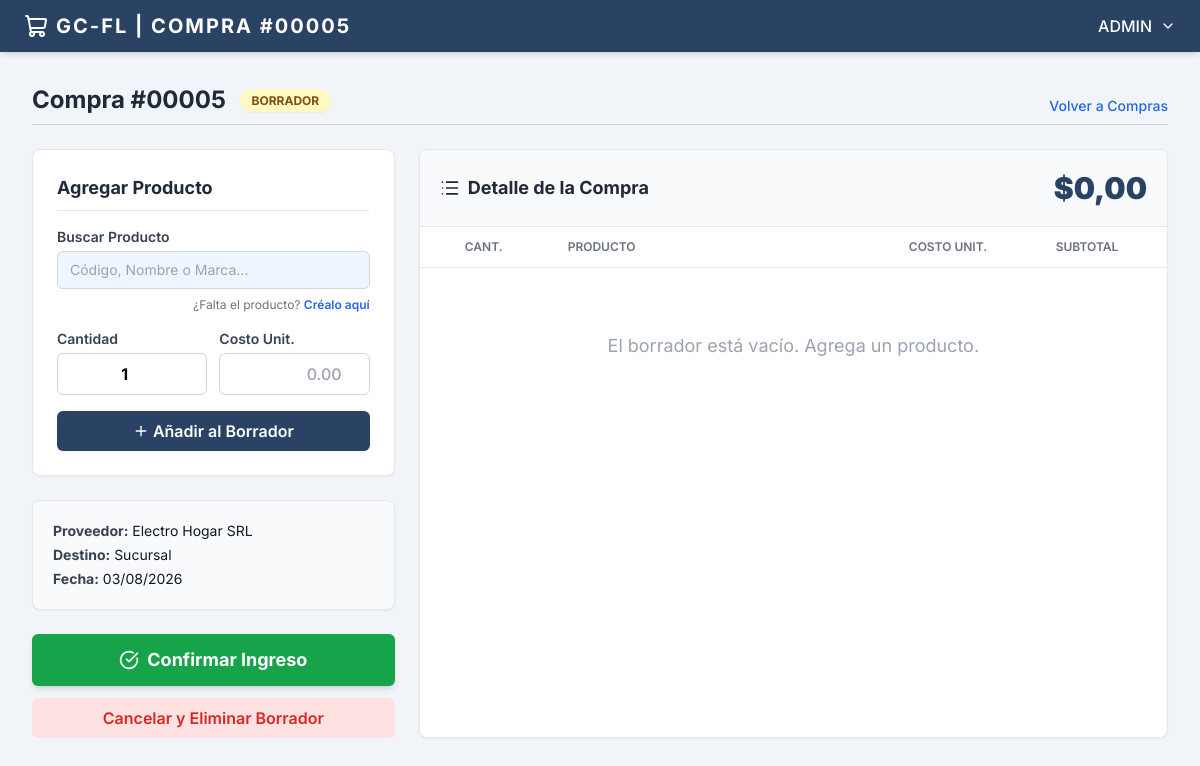
Before: /compras/detalle/5/ (signed in) with the older database file.
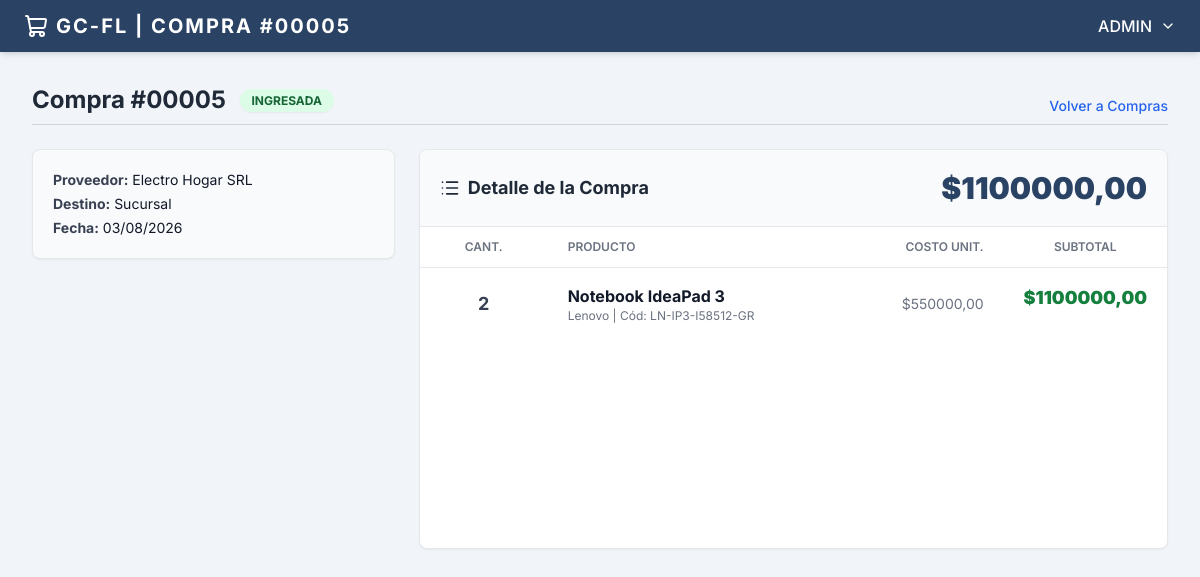
After: the same page with the newer database file.
### compras/models.py (models this page shows, shortened)
class Compra(models.Model):
    ESTADO_CHOICES = [
        ('PENDIENTE', 'Borrador (Sin ingresar)'),
        ('COMPLETADA', 'Completada (Stock Sumado)'),
    ]
    proveedor = models.ForeignKey(Proveedor, on_delete=models.PROTECT, related_name='compras')
    sucursal = models.ForeignKey(Sucursal, on_delete=models.PROTECT)
    usuario = models.ForeignKey(User, on_delete=models.SET_NULL, null=True, blank=True)
    fecha_compra = models.DateTimeField(auto_now_add=True)
    estado = models.CharField(max_length=20, choices=ESTADO_CHOICES, default='PENDIENTE')
    total = models.DecimalField(max_digits=12, decimal_places=2, default=0.00)
    observaciones = models.TextField(blank=True, null=True)
    class Meta:
        db_table = 'compras'
        verbose_name = 'Compra'
        verbose_name_plural = 'Compras'
        ordering = ['-fecha_compra']

class DetalleCompra(models.Model):
    compra = models.ForeignKey(Compra, on_delete=models.CASCADE, related_name='detalles')
    producto = models.ForeignKey(Producto, on_delete=models.PROTECT)
    cantidad = models.IntegerField(default=1)
    precio_costo = models.DecimalField(max_digits=12, decimal_places=2)
    subtotal = models.DecimalField(max_digits=12, decimal_places=2, default=0.00)
    class Meta:
        db_table = 'compras_detalles'

### proveedores/models.py (models this page shows, shortened)
class Proveedor(models.Model):
    TIPO_DOCUMENTO_CHOICES = [
        ('CUIT', 'CUIT'),
        ('CUIL', 'CUIL'),
        ('DNI', 'DNI'),
    ]
    nombre = models.CharField(max_length=100)
    apellido = models.CharField(max_length=100, blank=True, null=True)
    tipo_documento = models.CharField(max_length=20, choices=TIPO_DOCUMENTO_CHOICES, default='CUIT')
    numero_documento = models.CharField(max_length=50, unique=True)
    provincia = models.CharField(max_length=100)
    localidad = models.CharField(max_length=100)
    direccion = models.CharField(max_length=200)
    barrio = models.CharField(max_length=100, blank=True, null=True)
    codigo_postal = models.CharField(max_length=20)
    telefono = models.CharField(max_length=50, blank=True, null=True)
    email = models.EmailField(blank=True, null=True)
    rubro = models.CharField(max_length=100, blank=True, null=True, help_text="Ej: Informática, Limpieza, Mercadería")
    cbu_alias = models.CharField(max_length=100, blank=True, null=True)
    fecha_registro = models.DateTimeField(auto_now_add=True)
    class Meta:
        db_table = 'proveedores'
        verbose_name = 'Proveedor'
        verbose_name_plural = 'Proveedores'
        ordering = ['nombre', 'apellido']

### core/models.py (models this page shows, shortened)
class Sucursal(models.Model):
    nombre = models.CharField(max_length=100, help_text="Ej: Casa Central, Sucursal Norte")
    direccion = models.CharField(max_length=200, blank=True, null=True)
    telefono = models.CharField(max_length=50, blank=True, null=True)
    es_principal = models.BooleanField(default=False)
    class Meta:
        db_table = 'sucursales'
        verbose_name = 'Sucursal'
        verbose_name_plural = 'Sucursales'

### inventario/models.py (models this page shows, shortened)
class Producto(models.Model):
    codigo = models.CharField(max_length=50, unique=True)
    marca = models.CharField(max_length=100)
    nombre = models.CharField(max_length=150)
    categoria = models.CharField(max_length=100, blank=True, null=True)
    precio_costo = models.DecimalField(max_digits=12, decimal_places=2, default=0.00)
    precio_venta = models.DecimalField(max_digits=12, decimal_places=2, default=0.00)
    activo = models.BooleanField(default=True)
    class Meta:
        db_table = 'productos'
        verbose_name = 'Producto'
        verbose_name_plural = 'Productos'
        ordering = ['nombre', 'marca']

### compras/views.py (the view, shortened to what this page needs)
# urls.py: path('detalle/<int:pk>/', views.compra_detalle, name='compra_detalle'),
@login_required
def compra_detalle(request, pk):
    compra = get_object_or_404(Compra, pk=pk)
    max_permission = UserRole.objects.filter(user_id=request.user).aggregate(max_permission=models.Max('role__compras'))['max_permission'] or 0
    form = DetalleCompraForm()
    return render(request, 'compras/compra_detalle.html', {
        'compra': compra,
        'form': form,
        'max_permission': max_permission
    })

### compras/forms.py
class DetalleCompraForm(forms.ModelForm):
    class Meta:
        model = DetalleCompra
        fields = ['producto', 'cantidad', 'precio_costo']
        widgets = {
            'cantidad': forms.NumberInput(attrs={'min': '1', 'value': '1'}),
            'precio_costo': forms.NumberInput(attrs={'step': '0.01'}),
        }

### compras/templates/compras/compra_detalle.html (shortened to what the changed rows need)
{% extends 'core/base.html' %}
{% block nav_icon %}<i data-lucide="shopping-cart" class="w-6 h-6"></i>{% endblock %}
{% block nav_title %}| COMPRA #{{ compra.id|stringformat:"05d" }}{% endblock %}
{% block content %}
    <div class="mb-6 border-b border-gray-300 pb-2 flex justify-between items-end">
        <h1 class="text-2xl font-bold text-gray-800">
            Compra #{{ compra.id|stringformat:"05d" }}
            {% if compra.estado == 'PENDIENTE' %}
                <span class="ml-2 bg-yellow-100 text-yellow-800 text-xs font-bold px-3 py-1 rounded-full align-middle shadow-sm">BORRADOR</span>
            {% else %}
                <span class="ml-2 bg-green-100 text-green-800 text-xs font-bold px-3 py-1 rounded-full align-middle shadow-sm">INGRESADA</span>
            {% endif %}
        </h1>
        <a href="{% url 'compras:compras_list' %}" class="text-sm text-blue-600 hover:underline font-medium">Volver a Compras</a>
    </div>
    <div class="grid grid-cols-1 lg:grid-cols-3 gap-6">
        <div class="lg:col-span-1 space-y-6">
            {% if compra.estado == 'PENDIENTE' %}
            <div class="bg-white rounded-lg shadow-sm border border-gray-200 p-6">
                <h3 class="text-lg font-bold text-gray-800 border-b border-gray-200 pb-2 mb-4">Agregar Producto</h3>
                <form method="POST" class="space-y-4 relative">
                    <div class="relative">
                        <label class="block text-sm font-semibold text-gray-700 mb-1">Buscar Producto</label>
                        <input type="text" id="buscador-producto" placeholder="Código, Nombre o Marca..." class="w-full border border-gray-300 rounded-md py-2 px-3 text-sm focus:outline-none focus:border-[#2a4365] bg-blue-50" autocomplete="off" required>
                        <p class="text-xs text-gray-500 mt-2 text-right">
                            ¿Falta el producto?
                            <a href="{% url 'compras:producto_rapido_desde_compra' compra.pk %}" class="text-blue-600 font-semibold hover:underline">Créalo aquí</a>
                        </p>
                    </div>
                    <div class="grid grid-cols-2 gap-3">
                        <div>
                            <label class="block text-sm font-semibold text-gray-700 mb-1">Cantidad</label>
                            <input type="number" name="cantidad" id="input-cantidad" value="1" min="1" class="w-full border border-gray-300 rounded-md py-2 px-3 focus:outline-none focus:border-[#2a4365] font-bold text-center" required>
                        </div>
                        <div>
                            <label class="block text-sm font-semibold text-gray-700 mb-1">Costo Unit.</label>
                            <input type="number" step="0.01" name="precio_costo" placeholder="0.00" class="w-full border border-gray-300 rounded-md py-2 px-3 focus:outline-none focus:border-[#2a4365] text-right font-medium" required>
                        </div>
                    </div>
                    <button type="submit" class="w-full mt-4 bg-[#2a4365] hover:bg-[#1e324b] text-white font-semibold py-2 px-4 rounded-md transition-colors flex justify-center items-center shadow-sm">
                        <i data-lucide="plus" class="w-4 h-4 mr-1"></i> Añadir al Borrador
                    </button>
                </form>
            </div>
            {% endif %}
            <div class="bg-gray-50 rounded-lg border border-gray-200 p-5 text-sm shadow-sm">
                <p class="mb-1"><strong class="text-gray-700">Proveedor:</strong> <span class="text-gray-900">{{ compra.proveedor.nombre }}</span></p>
                <p class="mb-1"><strong class="text-gray-700">Destino:</strong> <span class="text-gray-900">{{ compra.sucursal.nombre }}</span></p>
                <p><strong class="text-gray-700">Fecha:</strong> <span class="text-gray-900">{{ compra.fecha_compra|date:"d/m/Y" }}</span></p>
            </div>
            {% if compra.estado == 'PENDIENTE' %}
            <div class="flex flex-col gap-3">
                <form method="POST" action="{% url 'compras:compra_finalizar' compra.pk %}" onsubmit="return confirm('¿FINALIZAR COMPRA?\nEsto sumará el stock de todos estos productos al inventario.');">
                    <button type="submit" class="w-full bg-green-600 hover:bg-green-700 text-white font-bold py-3 px-4 rounded-md shadow-md text-lg flex items-center justify-center transition-colors">
                        <i data-lucide="check-circle" class="w-5 h-5 mr-2"></i> Confirmar Ingreso
                    </button>
                </form>
                <form method="POST" action="{% url 'compras:compra_cancelar' compra.pk %}" onsubmit="return confirm('¿CANCELAR COMPRA?\nSe borrará todo este borrador y no ingresará nada.');">
                    <button type="submit" class="w-full bg-red-100 text-red-600 hover:bg-red-200 font-semibold py-2 px-4 rounded-md transition-colors">
                        Cancelar y Eliminar Borrador
                    </button>
                </form>
            </div>
            {% endif %}
        </div>
        <div class="lg:col-span-2 bg-white rounded-lg shadow-sm border border-gray-200 flex flex-col h-full min-h-[400px]">
            <div class="p-5 border-b border-gray-200 flex justify-between items-center bg-gray-50 rounded-t-lg">
                <h3 class="text-lg font-bold text-gray-800 flex items-center"><i data-lucide="list" class="w-5 h-5 mr-2"></i> Detalle de la Compra</h3>
                <span class="text-3xl font-black text-[#2a4365]">${{ compra.total }}</span>
            </div>
            <div class="flex-1 overflow-x-auto">
                <form method="POST">
                    <table class="w-full text-left border-collapse">
                        <thead class="bg-white">
                            <tr class="border-b border-gray-200">
                                <th class="py-3 px-5 text-xs font-semibold text-gray-500 uppercase w-32 text-center">Cant.</th>
                                <th class="py-3 px-5 text-xs font-semibold text-gray-500 uppercase">Producto</th>
                                <th class="py-3 px-5 text-xs font-semibold text-gray-500 uppercase text-right">Costo Unit.</th>
                                <th class="py-3 px-5 text-xs font-semibold text-gray-500 uppercase text-center w-40">Subtotal</th>
                            </tr>
                        </thead>
                        <tbody class="text-sm divide-y divide-gray-100">
                            {% for item in compra.detalles.all %}
                            <tr class="hover:bg-gray-50 group">
                                <td class="py-3 px-5 text-center">
                                    <div class="flex items-center justify-center space-x-2">
                                        <span class="font-bold text-lg text-gray-700 w-6">{{ item.cantidad }}</span>
                                    </div>
                                </td>
                                <td class="py-4 px-5">
                                    <span class="font-bold text-gray-900 text-base">{{ item.producto.nombre }}</span>
                                    <span class="text-gray-500 block text-xs">{{ item.producto.marca }} | Cód: {{ item.producto.codigo }}</span>
                                </td>
                                <td class="py-4 px-5 text-right text-gray-500">${{ item.precio_costo }}</td>
                                <td class="py-4 px-5 text-right font-black text-green-700 text-lg flex items-center justify-end h-full">
                                    <span>${{ item.subtotal }}</span>
                                </td>
                            </tr>
                            {% empty %}
                            <tr><td colspan="4" class="py-16 text-center text-gray-400 text-lg">El borrador está vacío. Agrega un producto.</td></tr>
                            {% endfor %}
                        </tbody>
                    </table>
                </form>
            </div>
        </div>
    </div>
{% endblock content %}

Changed rows visible on the page:
changed Compra "Electro Hogar SRL": estado "PENDIENTE" → "COMPLETADA" (drawn); total "0,00" → "1100000,00"
added DetalleCompra: cantidad "2", producto.nombre "Notebook IdeaPad 3", producto.marca "Lenovo", producto.codigo "LN-IP3-I58512-GR", precio_costo "550000,00", subtotal "1100000,00"
Other visible differences:
form field cantidad: "1" → (not shown)
text no longer shown: "BORRADOR Agregar Producto Buscar Producto ¿Falta el producto? Créalo aquí Cantidad Costo Unit. Añadir al Borrador Confirmar Ingreso Cancelar y Eliminar Borrador El borrador está vacío. Agrega un producto."
text now shown: "INGRESADA"
